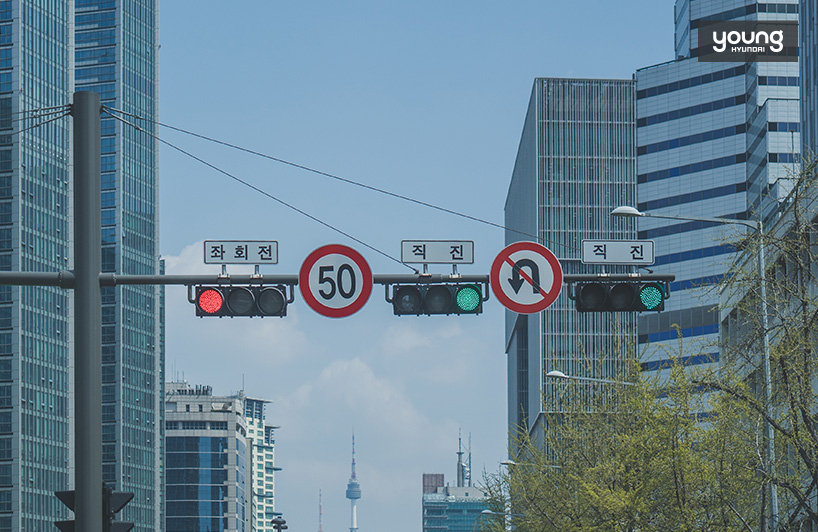
//> input picture src/09_opencv/test2.jpg, 818 x 532 px
$ ./09_roi_image_bin   (built with g++ and OpenCV 4)
//> lines starting //> are read from the running program, lines starting //| are printed output that depends on the picture; after the words box and inside, x2 and y2 are one past the last pixel; in counts of white or black regions, pixels touching at a corner belong together
#include "opencv2/opencv.hpp"
#include <stdio.h>

int main(void)
{
	printf("Hello World\n") ;
	cv::Mat image = cv::imread("/home/dsu/test/test2.jpg") ;
//> image is the input picture: 532 rows x 818 cols, CV_8UC3; mean B, G, R 145, 130.4, 105.1

	cv::Rect roi ;
	roi.x = 177 ;
	roi.y = 230 ;
	roi.width = 125 ;
	roi.height = 100 ;

	cv::Mat roi_image ; // = image(roi) ;
	image(roi).copyTo(roi_image) ;
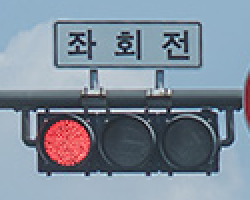
//> roi_image: 100 rows x 125 cols, CV_8UC3 (shown 2 times larger); mean B, G, R 153.6, 139.3, 126.4
	int image_width = roi_image.cols ;
//> image_width = 125
	int image_height = roi_image.rows ;
//> image_height = 100
	int image_center_x = image_width/2 ;
//> image_center_x = 62
	int image_center_y = image_height/2 ;
//> image_center_y = 50

	for( int y=0 ; y<image_height ; y++ )
	{
		for( int x=0 ; x<image_width ; x++ )
		{
			//indexing
			int red_index = (image_width * y + x)*3 + 2 ;
			int green_index = (image_width * y + x)*3 + 1 ;
			int blue_index = (image_width * y + x)*3 + 0 ;

			int red_value = roi_image.data[red_index] ;
			int green_value = roi_image.data[green_index] ;
			int blue_value = roi_image.data[blue_index] ;

			if( red_value > 220 )
			{
				roi_image.data[red_index] = 255 ;	//red
				roi_image.data[green_index] = 255 ;	//green
				roi_image.data[blue_index] = 255 ;	//blue
			}
			else
			{
				roi_image.data[red_index] = 0 ;	//red
				roi_image.data[green_index] = 0 ;	//green
				roi_image.data[blue_index] = 0 ;	//blue
			}
		}
	}
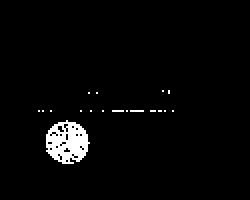
//> roi_image: 100 rows x 125 cols, CV_8UC3 (shown 2 times larger); 2.8% white; 18 white regions (17 under 20 px), largest, box (x1, y1, x2, y2) and area: (23, 60, 45, 82) 319

	cv::imshow("test", image) ;
	cv::imshow("roi", roi_image) ;
	cv::waitKey(0) ;

	return 0 ;
}
